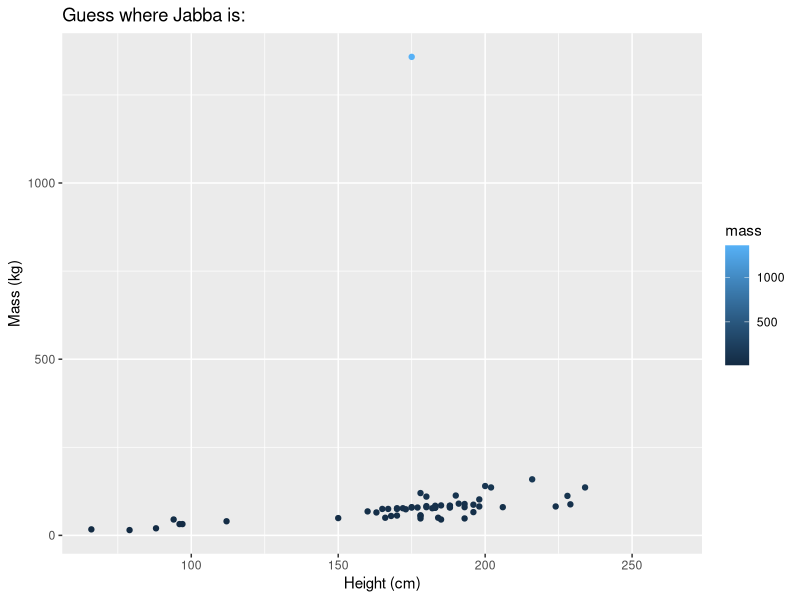
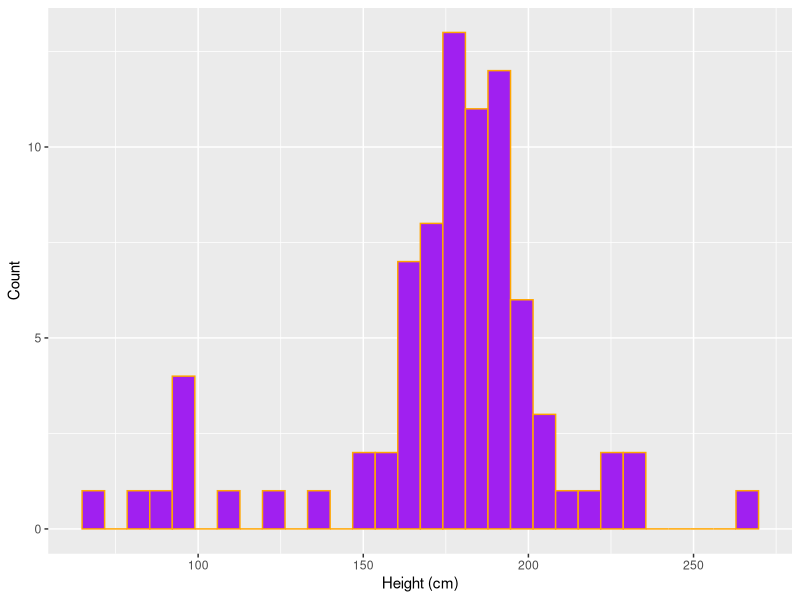

These charts were generated, in order, by the following R code:
## ---- chunk 1
#| message: false
# load libraries ----
library(tidyverse)
## ---- chunk 2
#| include: false
head(starwars) # First 6 of the data set.
tail(starwars) # Last 6 of the data set.
dim(starwars) # 87 obv at 14 column variables. 
## ---- chunk 3
#| echo: false
ggplot(starwars, aes(x = height, y = mass)) +
  aes(color = mass) +
  labs(x = "Height (cm)", y = "Mass (kg)", title = "Guess where Jabba is:") +
  geom_point()
## ---- chunk 4
#| fig-cap: "This is my figure caption"
#| alt-alt: "This is some alt text"
#| echo: false
ggplot(starwars, aes(x = height)) +
  labs(x = "Height (cm)", y = "Count") +
  geom_histogram(color = "orange", fill = "purple")
## ---- chunk 5
swHeightMean <- round(mean(starwars$height, na.rm = TRUE),
                      digits = 2)
